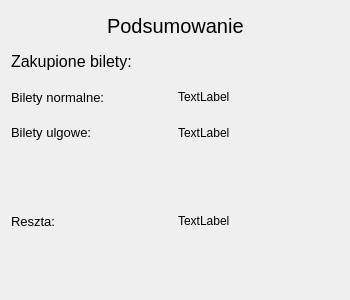
<?xml version="1.0" encoding="UTF-8"?>
<ui version="4.0">
 <class>summaryWindow</class>
 <widget class="QWidget" name="summaryWindow">
  <property name="geometry">
   <rect>
    <x>0</x>
    <y>0</y>
    <width>350</width>
    <height>300</height>
   </rect>
  </property>
  <property name="windowTitle">
   <string>Form</string>
  </property>
  <layout class="QGridLayout" name="gridLayout">
   <item row="0" column="0">
    <layout class="QVBoxLayout" name="verticalLayout_5">
     <item>
      <layout class="QVBoxLayout" name="verticalLayout_4">
       <item>
        <layout class="QVBoxLayout" name="verticalLayout_2">
         <item>
          <layout class="QHBoxLayout" name="horizontalLayout">
           <item>
            <spacer name="horizontalSpacer">
             <property name="orientation">
              <enum>Qt::Orientation::Horizontal</enum>
             </property>
             <property name="sizeHint" stdset="0">
              <size>
               <width>68</width>
               <height>20</height>
              </size>
             </property>
            </spacer>
           </item>
           <item>
            <widget class="QLabel" name="label">
             <property name="font">
              <font>
               <pointsize>15</pointsize>
              </font>
             </property>
             <property name="text">
              <string>Podsumowanie</string>
             </property>
            </widget>
           </item>
           <item>
            <spacer name="horizontalSpacer_2">
             <property name="orientation">
              <enum>Qt::Orientation::Horizontal</enum>
             </property>
             <property name="sizeHint" stdset="0">
              <size>
               <width>78</width>
               <height>20</height>
              </size>
             </property>
            </spacer>
           </item>
          </layout>
         </item>
         <item>
          <widget class="QLabel" name="label_4">
           <property name="font">
            <font>
             <pointsize>12</pointsize>
            </font>
           </property>
           <property name="text">
            <string>Zakupione bilety:</string>
           </property>
          </widget>
         </item>
        </layout>
       </item>
       <item>
        <layout class="QHBoxLayout" name="horizontalLayout_2">
         <item>
          <layout class="QVBoxLayout" name="verticalLayout">
           <item>
            <widget class="QLabel" name="label_2">
             <property name="font">
              <font>
               <pointsize>10</pointsize>
              </font>
             </property>
             <property name="text">
              <string>Bilety normalne:</string>
             </property>
            </widget>
           </item>
           <item>
            <widget class="QLabel" name="label_5">
             <property name="font">
              <font>
               <pointsize>10</pointsize>
              </font>
             </property>
             <property name="text">
              <string>Bilety ulgowe:</string>
             </property>
            </widget>
           </item>
          </layout>
         </item>
         <item>
          <layout class="QVBoxLayout" name="verticalLayout_3">
           <item>
            <widget class="QLabel" name="label_normaltickets">
             <property name="text">
              <string>TextLabel</string>
             </property>
            </widget>
           </item>
           <item>
            <widget class="QLabel" name="label_discounttickets">
             <property name="text">
              <string>TextLabel</string>
             </property>
            </widget>
           </item>
          </layout>
         </item>
        </layout>
       </item>
      </layout>
     </item>
     <item>
      <layout class="QHBoxLayout" name="horizontalLayout_3">
       <item>
        <widget class="QLabel" name="label_3">
         <property name="font">
          <font>
           <pointsize>10</pointsize>
          </font>
         </property>
         <property name="text">
          <string>Reszta:</string>
         </property>
        </widget>
       </item>
       <item>
        <widget class="QLabel" name="label_change">
         <property name="text">
          <string>TextLabel</string>
         </property>
        </widget>
       </item>
      </layout>
     </item>
    </layout>
   </item>
  </layout>
 </widget>
 <resources/>
 <connections/>
</ui>
